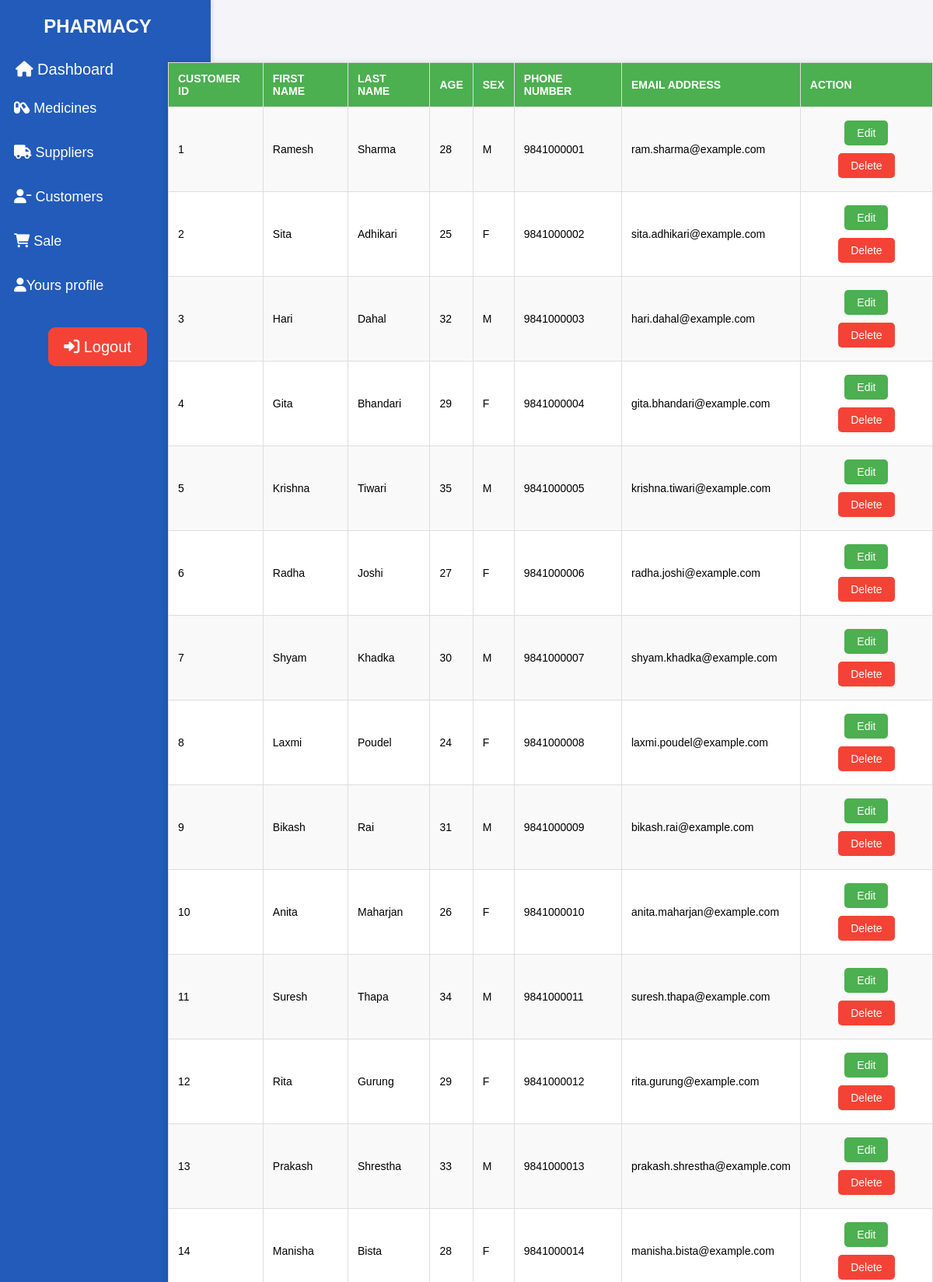
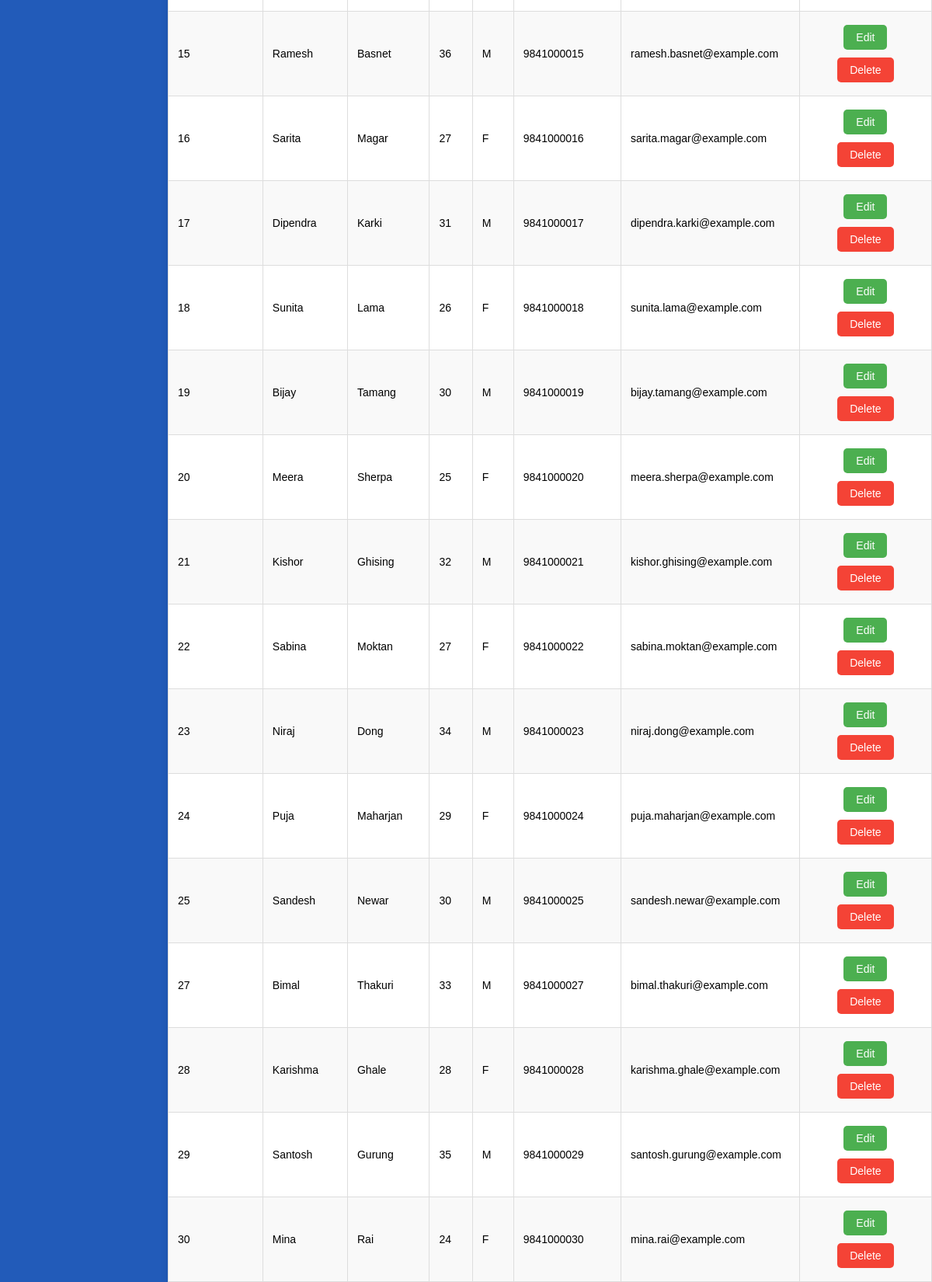
/final/cus_view.php, run on the app's committed database (2 pictures, top to bottom).
### tables this page shows
CREATE TABLE `customer` (
  `cid` int(11) NOT NULL,
  `cfname` varchar(50) DEFAULT NULL,
  `clname` varchar(50) DEFAULT NULL,
  `age` int(11) DEFAULT NULL,
  `sex` char(1) DEFAULT NULL,
  `phno` bigint(20) DEFAULT NULL,
  `emid` varchar(100) DEFAULT NULL
);

### final/cus_view.php (the view, shortened to what this page needs)
<!DOCTYPE html>
<html>
<head>
<link rel="stylesheet" type="text/css" href="table.css">
<link rel="stylesheet" type="text/css" href="1.css">
<link rel="stylesheet" href="https://cdnjs.cloudflare.com/ajax/libs/font-awesome/6.0.0-beta3/css/all.min.css">
</head>
<body>
<div class="sidenav">
			<h2 style="font-family:Arial; color:white; text-align:center;"> PHARMACY </h2>
			<a href="employeedashboard.php"><i class="fa-solid fa-house"></i> Dashboard</a>
			<button class="dropdown-btn"><i class="fa-solid fa-capsules"></i> Medicines
			</button>
			<button class="dropdown-btn"> <i class="fa-solid fa-truck"></i> Suppliers
			</button>
			<button class="dropdown-btn"><i class="fa-solid fa-user-minus"></i> Customers
			</button>
			<button class="dropdown-btn"><i class="fa-solid fa-cart-shopping"></i> Sale
			</button>
            <button class="dropdown-btn"><i class="fa-solid fa-user"></i>Yours profile
			</button>
			<div class="logout-container">
            <a href="logout1.php" class="logout" onclick="return confirmLogout();" ><i class="fa-solid fa-right-to-bracket"></i> Logout</a>
   	        </div>
	</div>
	<center>
	<div class="head">
	<h2>  CUSTOMER LIST</h2>
	</div>
	</center>
	<table id="table1" ">
		<tr>
			<th>Customer ID</th>
			<th>First Name</th>
			<th>Last Name</th>
			<th>Age</th>
			<th>Sex</th>
			<th>Phone Number</th>
			<th>Email Address</th>
			<th>Action</th>
		</tr>
	<?php
	include "config.php";
	$sql = "SELECT cid,cfname,clname,age,sex,phno,emid FROM customer";
	$result = $conn->query($sql);
	if ($result->num_rows > 0) {
		while($row = $result->fetch_assoc()) {
		echo "<tr>";
			echo "<td>" . $row["cid"]. "</td>";
			echo "<td>" . $row["cfname"] . "</td>";
			echo "<td>" . $row["clname"]. "</td>";
			echo "<td>" . $row["age"]. "</td>";
			echo "<td>" . $row["sex"] . "</td>";
			echo "<td>" . $row["phno"]. "</td>";
			echo "<td>" . $row["emid"]. "</td>";
			echo "<td align=center>";
			echo "<a class='button1 edit-btn' href='cus_update.php?id=".$row['cid']."' onclick='return confirm(\"Are you sure you want to edit this customer?\");'>Edit</a>";
			echo "<a class='button1 del-btn' href='cus_del.php?id=".$row['cid']."' onclick='return confirm(\"Are you sure you want to delete this customer? .\");'>Delete</a>";
			echo "</td>";
		echo "</tr>";
		}
	echo "</table>";
	}
	?>
</body>
</html>

### final/table.css (style rules this page uses)
#table1 { border-collapse: collapse; width: 80%; margin: 40px auto; font-family: Arial, sans-serif; font-size: 14px; text-align: left; box-shadow: 0 2px 10px rgba(0, 0, 0, 0.1); background-color: white; overflow-x: auto; display: block; max-width: 100%; margin-left: 200px auto; margin-right: 20; margin-top: 100px; }
#table1 { position: absolute; right: 0; margin-top: 80px; width: 82%; max-width: 100%; box-shadow: 0 2px 10px rgba(0, 0, 0, 0.1); }
#table1 th, #table1 td { border: 1px solid #ddd; padding: 12px; }
#table1 th { background-color: #4CAF50; color: white; text-transform: uppercase; }
#table1 tr:nth-child(even) { background-color: #f9f9f9; }
.button1 { text-decoration: none; padding: 8px 16px; color: white; border-radius: 5px; font-size: 14px; margin: 5px; display: inline-block; transition: background-color 0.3s ease; }
.edit-btn { background-color: #4CAF50; }
.del-btn { background-color: #f44336; }

### final/1.css (style rules this page uses)
body { font-family: Arial, sans-serif; margin: 0; padding: 0; display: flex; min-height: 100vh; background-color: #f4f4f9; }
.sidenav { height: 100%; width: 251px; background-color: #225bb9; position: fixed; top: 0; left: 0; padding-top: 20px;padding-right: 20px; box-shadow: 2px 0 5px rgba(42, 60, 198, 0.1); transition: all 0.3s ease; }
.sidenav h2 { color: white; text-align: center; font-size: 24px; margin-bottom: 20px; text-transform: uppercase; }
.sidenav a { padding: 10px 20px; text-decoration: none; font-size: 20px; color: white; display: block; transition: background-color 0.3s; }
.sidenav .dropdown-btn { background-color: #225bb9; color: white; border: none; width: 80%; padding: 18px; text-align: left; font-size: 18px; cursor: pointer; transition: background-color 0.3s; }
.logout-container { display: flex; justify-content: center; align-items: center; height: 100px; margin-top: auto; }
.logout { line-height: 1.5; margin: 10px; background-color: #f44336; color: white; padding: 10px 20px; text-align: center; text-decoration: none; font-size: 18px; cursor: pointer; border-radius: 9px; transition: background-color 0.3s ease, transform 0.3s ease; }
h2 { font-size: 24px; color: #333; margin: 0; }

### data on the page
customer: cid "1", cfname "Ramesh", clname "Sharma", age "28", sex "M", phno "9841000001", emid "ram.sharma@example.com"
customer: cid "2", cfname "Sita", clname "Adhikari", age "25", sex "F", phno "9841000002", emid "sita.adhikari@example.com"
customer: cid "3", cfname "Hari", clname "Dahal", age "32", sex "M", phno "9841000003", emid "hari.dahal@example.com"
customer: cid "4", cfname "Gita", clname "Bhandari", age "29", sex "F", phno "9841000004", emid "gita.bhandari@example.com"
customer: cid "5", cfname "Krishna", clname "Tiwari", age "35", sex "M", phno "9841000005", emid "krishna.tiwari@example.com"
customer: cid "6", cfname "Radha", clname "Joshi", age "27", sex "F", phno "9841000006", emid "radha.joshi@example.com"
customer: cid "7", cfname "Shyam", clname "Khadka", age "30", sex "M", phno "9841000007", emid "shyam.khadka@example.com"
customer: cid "8", cfname "Laxmi", clname "Poudel", age "24", sex "F", phno "9841000008", emid "laxmi.poudel@example.com"
customer: cid "9", cfname "Bikash", clname "Rai", age "31", sex "M", phno "9841000009", emid "bikash.rai@example.com"
customer: cid "10", cfname "Anita", clname "Maharjan", age "26", sex "F", phno "9841000010", emid "anita.maharjan@example.com"
customer: cid "11", cfname "Suresh", clname "Thapa", age "34", sex "M", phno "9841000011", emid "suresh.thapa@example.com"
customer: cid "12", cfname "Rita", clname "Gurung", age "29", sex "F", phno "9841000012", emid "rita.gurung@example.com"
customer: cid "13", cfname "Prakash", clname "Shrestha", age "33", sex "M", phno "9841000013", emid "prakash.shrestha@example.com"
customer: cid "14", cfname "Manisha", clname "Bista", age "28", sex "F", phno "9841000014", emid "manisha.bista@example.com"
customer: cid "15", cfname "Ramesh", clname "Basnet", age "36", sex "M", phno "9841000015", emid "ramesh.basnet@example.com"
customer: cid "16", cfname "Sarita", clname "Magar", age "27", sex "F", phno "9841000016", emid "sarita.magar@example.com"
customer: cid "17", cfname "Dipendra", clname "Karki", age "31", sex "M", phno "9841000017", emid "dipendra.karki@example.com"
customer: cid "18", cfname "Sunita", clname "Lama", age "26", sex "F", phno "9841000018", emid "sunita.lama@example.com"
customer: cid "19", cfname "Bijay", clname "Tamang", age "30", sex "M", phno "9841000019", emid "bijay.tamang@example.com"
customer: cid "20", cfname "Meera", clname "Sherpa", age "25", sex "F", phno "9841000020", emid "meera.sherpa@example.com"
customer: cid "21", cfname "Kishor", clname "Ghising", age "32", sex "M", phno "9841000021", emid "kishor.ghising@example.com"
customer: cid "22", cfname "Sabina", clname "Moktan", age "27", sex "F", phno "9841000022", emid "sabina.moktan@example.com"
customer: cid "23", cfname "Niraj", clname "Dong", age "34", sex "M", phno "9841000023", emid "niraj.dong@example.com"
customer: cid "24", cfname "Puja", clname "Maharjan", age "29", sex "F", phno "9841000024", emid "puja.maharjan@example.com"
customer: cid "25", cfname "Sandesh", clname "Newar", age "30", sex "M", phno "9841000025", emid "sandesh.newar@example.com"
customer: cid "27", cfname "Bimal", clname "Thakuri", age "33", sex "M", phno "9841000027", emid "bimal.thakuri@example.com"
customer: cid "28", cfname "Karishma", clname "Ghale", age "28", sex "F", phno "9841000028", emid "karishma.ghale@example.com"
customer: cid "29", cfname "Santosh", clname "Gurung", age "35", sex "M", phno "9841000029", emid "santosh.gurung@example.com"
customer: cid "30", cfname "Mina", clname "Rai", age "24", sex "F", phno "9841000030", emid "mina.rai@example.com"
